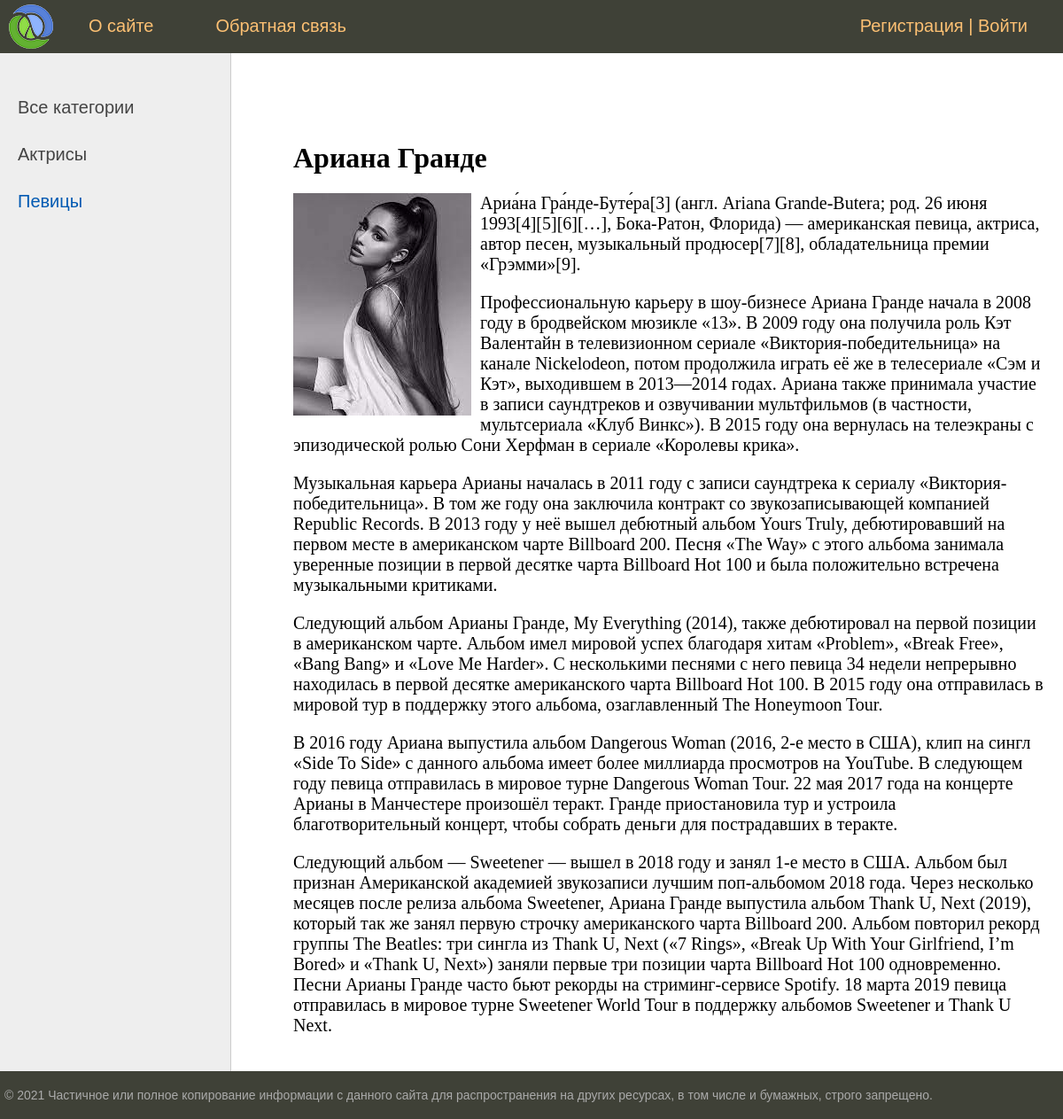
The app's page /post/ariana-grande/ with its own data.
### women/models.py (models this page shows, shortened)
class Category(models.Model):
    name = models.CharField(max_length=100, db_index=True, verbose_name='Категория')
    slug = models.SlugField(max_length=255, unique=True, db_index=True, verbose_name='URL')
    def get_absolute_url(self):
        return reverse('category', kwargs={'cat_slug': self.slug})
    class Meta:
        verbose_name = 'Категория'
        verbose_name_plural = 'Категории'
        ordering = ['id']

class Women(models.Model):
    title = models.CharField(max_length=255, verbose_name='Заголовок')
    slug = models.SlugField(max_length=255, unique=True, db_index=True, verbose_name='URL')
    content = models.TextField(blank=True, verbose_name='Текст статьи')
    photo = models.ImageField(upload_to='photos/%Y/%m/%d/', verbose_name='Фото')
    time_create = models.DateTimeField(auto_now_add=True, verbose_name='Время создания')
    time_update = models.DateTimeField(auto_now=True, verbose_name='Время изменения')
    is_published = models.BooleanField(default=True, verbose_name='Публикация')
    cat = models.ForeignKey('Category', on_delete=models.PROTECT, verbose_name='Категория')
    def __str__(self):
        return self.title
    class Meta:
        verbose_name = 'Известные женщины'
        verbose_name_plural = 'Известные женщины'
        ordering = ['time_create', 'title']

### women/views.py (the view)
# urls.py: path('post/<slug:post_slug>/', ShowPost.as_view(), name='post'),
class ShowPost(DataMixin, DetailView):
    model = Women
    template_name = 'women/post.html'
    slug_url_kwarg = 'post_slug'
    context_object_name = 'post'
    def get_context_data(self, *, object_list=None, **kwargs):
        context = super().get_context_data(**kwargs)
        c_def = self.get_user_context(title=context['post'], cat_selected=context['post'].cat_id)
        return dict(list(context.items()) + list(c_def.items()))

### women/utils.py (called while the page is built)
    def get_user_context(self, **kwargs):
        context = kwargs
        cats = cache.get('cats')
        if not cats:
            cats = Category.objects.annotate(Count('women'))
            cache.set('cats', cats, 120)
        user_menu = menu.copy()
        if not self.request.user.is_authenticated:
            user_menu.pop(1)
        context['menu'] = user_menu
        context['cats'] = cats
        if 'cat_selected' not in context:
            context['cat_selected'] = 0
        return context

### women/templates/women/post.html
{% extends 'women/base.html' %}
{% block content %}
<h1>{{post.title}}</h1>
{% if post.photo %}
<p><img class='img-article-left' src='{{post.photo.url}}'></p>
{% endif %}
{{post.content|linebreaks}}
{% endblock %}

### women/templates/women/base.html (shortened to what this page needs)
{% load static %}
{% load women_tags %}
<!DOCTYPE html>
<html>
<head>
	<link type="text/css" href="{% static 'women/css/styles.css' %}" rel="stylesheet" />
</head>
<body>
<table class="table-page" border=0 cellpadding="0" cellspacing="0">
<tr><td valign=top>
{% block mainmenu %}
		<div class="header">
			<ul id="mainmenu" class="mainmenu">
			<li class="logo"><a href="{% url 'home' %}"><div class="logo"></div></a></li>
{% for m in menu %}
			<li><a href="{% url m.url_name %}">{{m.title}}</a></li>
{% endfor %}
		{% if request.user.is_authenticated %}
			<li class="last">{{user.username}} | <a href="{% url 'logout' %}">Выйти</a></li>
		{% else %}
			<li class="last"><a href="{% url 'register' %}">Регистрация</a> | <a href="{% url 'login' %}">Войти</a></li>
		{% endif %}
			</ul>
		</div>
{% endblock mainmenu %}
<table class="table-content" border=0 cellpadding="0" cellspacing="0">
<tr>
	<td valign="top" class="left-chapters">
	<ul id="leftchapters">
{% if cat_selected == 0 %}
		<li class="selected">Все категории</li>
{% else %}
		<li><a href="{% url 'home' %}">Все категории</a></li>
{% endif %}
{% for c in cats %}
	{% if c.women__count > 0 %}
		{% if c.id == cat_selected %}
			<li class='selected'>{{c.name}}</a></li>
		{% else %}
			<li><a href='{{ c.get_absolute_url }}'>{{c.name}}</a></li>
		{% endif %}
	{% endif %}
{% endfor %}
	</ul>
</td>
<td valign="top" class="content">
	<div class="content-text">
{% block content %}
{% endblock %}
</div>
</td></tr></table>
</td></tr>
<tr><td valign=top>
	<div id="footer">
		<p>&copy; 2021 Частичное или полное копирование информации с данного сайта для распространения на других ресурсах, в том числе и бумажных, строго запрещено.</p>
	</div>
</td></tr></table>
</body>
</html>

### women/static/women/css/styles.css (style rules this page uses)
html, body { font-family: 'Arial'; margin: 0; padding: 0; height: 100%; width: 100%; color: #444; }
a { color: #0059b2; text-decoration: none; }
img { max-width: 600px; height: auto; }
img.img-article-left { max-width: 300px; height: auto; float: left; padding: 0 10px 10px 0; }
.table-page { width: 100%; height: 100%; vertical-align: top; }
.table-page tr { height: 100%; }
.header { background: #3F4137; height: 60px; }
.logo { background: url('../images/logo.png') no-repeat 10px 5px; width: 70px; height: 60px; }
ul.mainmenu { list-style: none; margin: 0; padding: 0; height: 60px; color: #fdc073; font-size: 20px; overflow: hidden; }
ul.mainmenu li { float: left; margin: 18px 40px 0 30px; }
ul.mainmenu li.logo { margin: 0; }
ul.mainmenu li.last { float: right; }
ul.mainmenu li a { color: #fdc073; text-decoration: none; }
.table-content { width: 100%; min-height: 100%; height: 100%; }
.left-chapters { margin: 0; background: #eee; border-right: 1px solid #ccc; min-height: 100%; }
.left-chapters ul { width: 230px; min-height: 100%; margin: 0; padding: 20px 10px 10px 20px; list-style: none; font-size: 20px; }
.left-chapters ul li { margin: 30px 0 0 0; color: #999; }
.left-chapters ul li.selected { color: #0059b2; }
.left-chapters ul li a { color: #444; text-decoration: none; }
.content { padding: 40px 20px 20px 40px; width: 100%; box-sizing: border-box; }
.content-text { margin: 60px 0 0 30px; color: #000; font-size: 20px; font-family: Yandex Sans Display Light; }
.content-text h1 { font-size: 32px; }
#footer { box-sizing: border-box; background: #3F4137; padding: 5px; color: #aaa; font-size: 14px; font-family: Verdana, Geneva, Arial, Helvetica; text-align: left; overflow: hidden; }

### records on screen
Category: name "Актрисы"
Category: name "Певицы"
Women: title "Ариана Гранде", photo (picture), content "Ариа́на Гра́нде-Буте́ра[3] (англ. Ariana Grande-Butera; род. 26 июня 1993[4][5][6][…], Бока-Ратон, Флорида) — американская певица, актриса, автор песен, музыкальный продюсер[7][8], обладательница премии «Грэмми»[9]. Профессиональную карьеру в шоу-бизнесе Ариана Гранде начала в 2008 году в бродвейском мюзикле «13». В 2009 году она получила роль Кэт Валентайн в телевизионном сериале «Виктория-победительница» на канале Nickelodeon, потом продолжила играть её же в телесериале «Сэм и Кэт», выходившем в 2013—2014 годах. Ариана также принимала участие в записи саундтреков и озвучивании мультфильмов (в частности, мультсериала «Клуб Винкс»). В 2015 году она вернулась на телеэкраны с эпизодической…"

### other values on screen
{{ m.title }} "О сайте" "Обратная связь"
